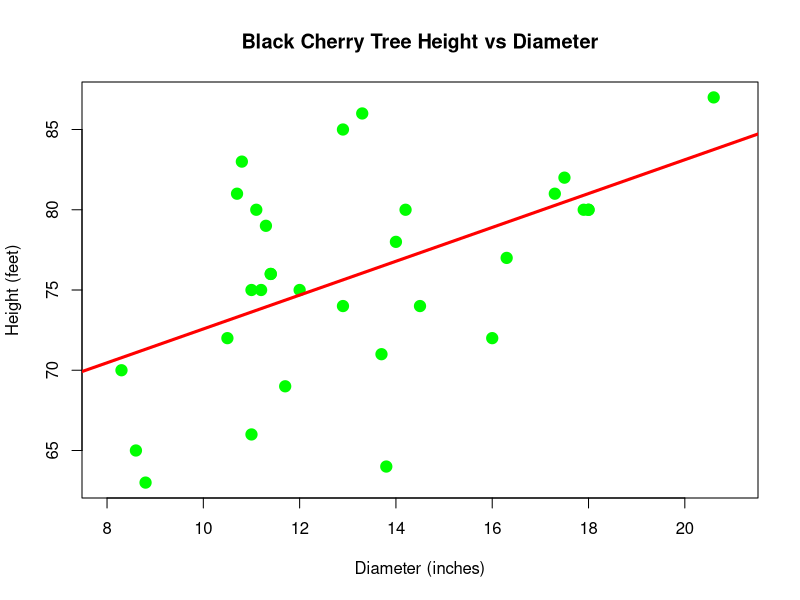
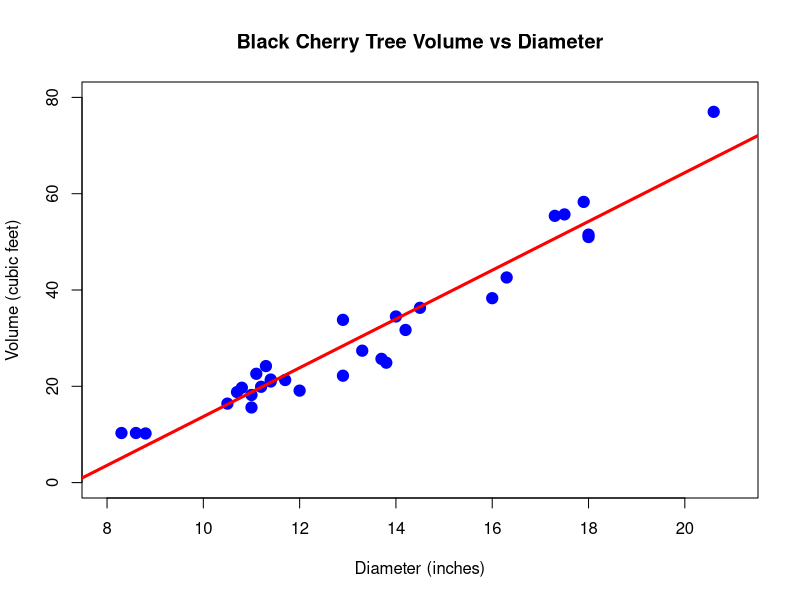

The R script that drew these images, in order:
#predict black cherry tree height and volume based on girth (diameter at 4.5 ft)
#height is feet, volume is cubic feet, and girth (diameter is inches)
model1 <- lm(Height ~ Girth, data = trees)
plot(trees$Girth, trees$Height, pch = 19, col = "green", cex = 1.5, 
     xlab = "Diameter (inches)", ylab = "Height (feet)", 
     main = "Black Cherry Tree Height vs Diameter", xlim = c(8, 21))
abline(model1, col = "red", lwd = 3)

model2 <- lm(Volume ~ Girth, data = trees)
plot(trees$Girth, trees$Volume, pch = 19, col = "blue", cex = 1.5, 
     xlab = "Diameter (inches)", ylab = "Volume (cubic feet)", 
     main = "Black Cherry Tree Volume vs Diameter", xlim = c(8, 21), 
     ylim = c(0, 80))
abline(model2, col = "red", lwd = 3)





